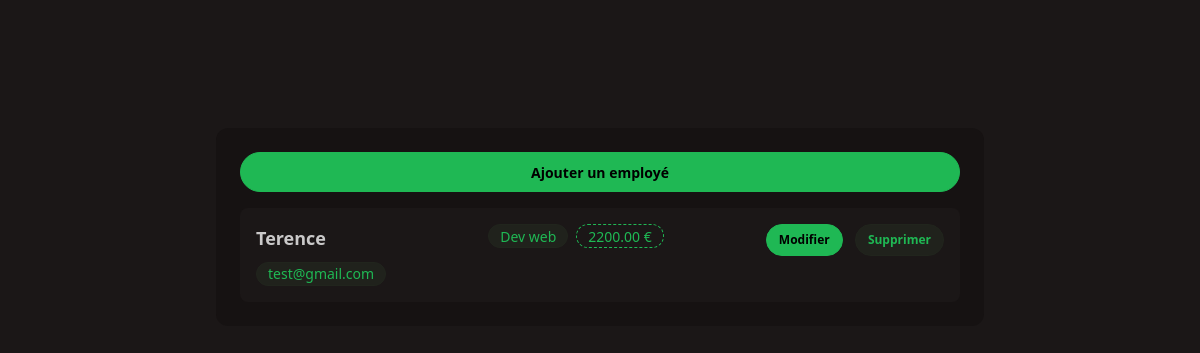
Before: / with the older database file.
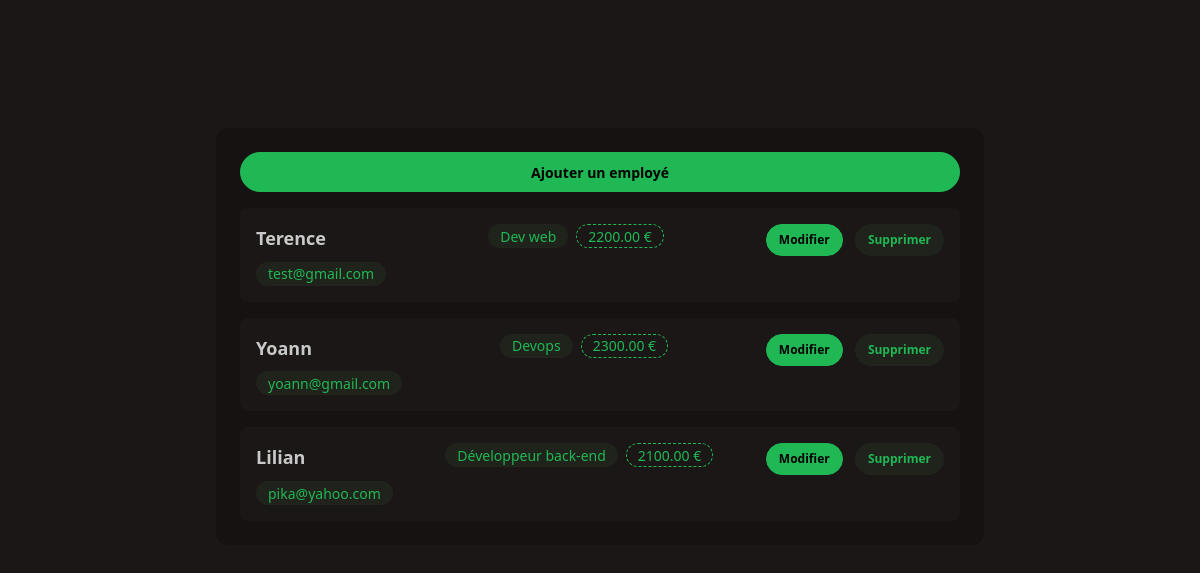
After: the same page with the newer database file.
### employe/models.py (models this page shows, shortened)
class Employe(models.Model):
    nom = models.CharField(max_length=100)
    email = models.EmailField()
    poste = models.CharField(max_length=100)
    salaire = models.DecimalField(max_digits=10 , decimal_places=2)

### employe/views.py (the view)
# urls.py: path("", views.liste_employes , name = "liste_employes"),
def liste_employes(request):
    employes = Employe.objects.all()
    return render(request , 'employe/list.html' , {'employes' : employes})

### employe/templates/employe/list.html
{% extends "employe/base.html" %}
 {% block content %}
 <div class="w-full bg-base-200">
    <div class="mb-4">
        <a href="{% url 'ajouter_employe'%}" class="btn btn-primary w-full">Ajouter un employé</a>
    </div>
        <div class="space-y-4 w-full">
        {% for emp in employes %}
        <div class="p-4 bg-base-100 rounded-lg w-full flex justify-between item-center">
        <div class="space-y-2">
            <p class="font-bold text-lg"> {{emp.nom}}</p>
            <p class="badge badge-soft badge-primary"> {{emp.email}}</p>
        </div>
        <div class="flex gap-2">
         <p class="badge badge-soft badge-primary"> {{emp.poste}}</p>
         <p class="badge badge-dash badge-primary"> {{emp.salaire}} €</p>
        </div>
        <div class="space-x-2">
         <a href="{% url 'modifier_employe' emp.id%}" class="btn btn-primary btn-sm">Modifier</a>
         <a href="" class="btn btn-primary btn-soft btn-sm">Supprimer</a>
        </div>
        </div>
        {% endfor %}
        </div>
 </div>
 {% endblock %}

### employe/templates/employe/base.html (shortened to what this page needs)
<!DOCTYPE html>
<html lang="en" data-theme="forest">
<head>
    <link href="https://cdn.jsdelivr.net/npm/daisyui@5" rel="stylesheet" type="text/css" />
<script src="https://cdn.jsdelivr.net/npm/@tailwindcss/browser@4"></script>
<link href="https://cdn.jsdelivr.net/npm/daisyui@5/themes.css" rel="stylesheet" type="text/css" />
</head>
<body>
    <div class="flex justify-center mt-32">
        <div class="flex flex-col w-3xl bg-base-200 rounded-xl p-6">
            <div class="w-full h-fit">
                {% block content %}
                {% endblock %}
            </div>
        </div>
    </div>
</body>
</html>

Changed rows visible on the page:
added Employe: nom "Yoann", email "yoann@gmail.com", poste "Devops", salaire "2300.00"
added Employe: nom "Lilian", email "pika@yahoo.com", poste "Développeur back-end", salaire "2100.00"
